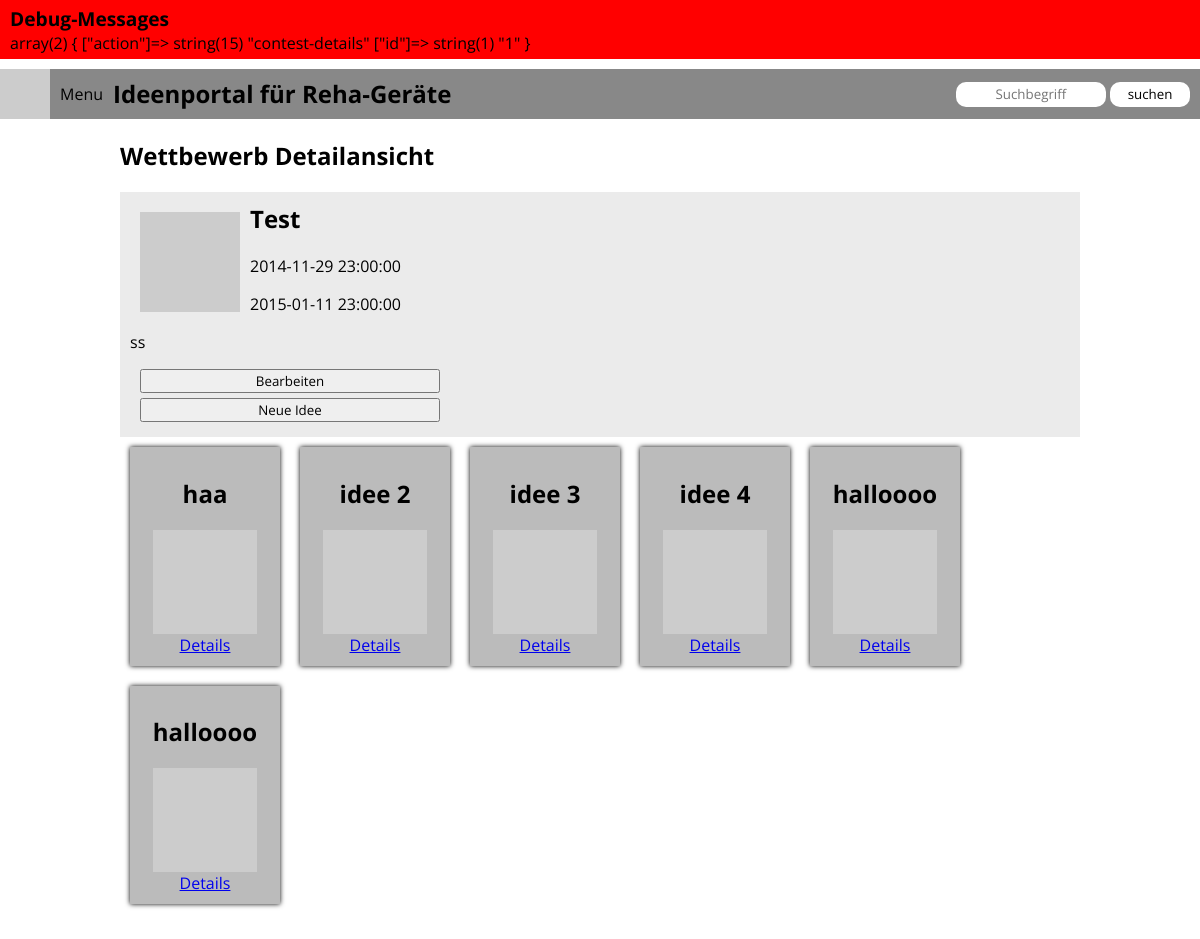
Page /index.php?action=contest-details&id=1 (signed in) on the committed database.
### tables this page shows
CREATE TABLE IF NOT EXISTS `Contest` (
  `id` INT NOT NULL AUTO_INCREMENT,
  `description` VARCHAR(500) NOT NULL,
  `name` VARCHAR(50) NOT NULL,
  `starts_at` TIMESTAMP NULL,
  `ends_at` TIMESTAMP NULL,
  `image_url` VARCHAR(70) NOT NULL,
  PRIMARY KEY (`id`),
  UNIQUE INDEX `id_UNIQUE` (`id` ASC));

CREATE TABLE IF NOT EXISTS `Idea` (
  `id` INT NOT NULL AUTO_INCREMENT,
  `contest_id` INT NOT NULL,
  `user_id` INT NOT NULL,
  `name` VARCHAR(45) NOT NULL,
  `description` VARCHAR(450) NOT NULL,
  `image_url` VARCHAR(70) NOT NULL,
  PRIMARY KEY (`id`),
  INDEX `id_idx` (`contest_id` ASC),
  INDEX `id_idx1` (`user_id` ASC));

### classes/controller.php (called while the page is built, shortened)
<?php
class Controller {
    public $request = null;
    private $action = '';
    public function __construct($request) {
        $this->request = $request;
        $this->action = !empty($request['action']) ? $request['action'] : 'login';
    }
    public function display() {
        $view = new View();
        $model = new Model();
        switch ($this->action) {
            case 'contest-details':
                if (isset($this->request["id"])) {
                    $view->setTemplate('contest-details');
                } else {
                    $view->setTemplate('contest-overview');
                }
                break;
        }
        return $view->loadTemplate();
    }
}
?>

### classes/model.php (called while the page is built, shortened)
<?php
class Model {
    public static function isLoggedIn() {
        if (isset($_SESSION["username"])) {
            return true;
        }
        return false;
    }
    public static function getContest($id) {
        $sql = "SELECT * FROM Contest WHERE id=$id";
        $result = mysql_query($sql);
        $entry = array(array("id", "description", "name", "starts_at", "ends_at", "image_url"));
        while ($row = mysql_fetch_array($result)) {
            $entry[] = $row;
        }
        unset($entry[0]);
        return $entry[1];
    }
    public static function getIdeaByContest($contestId) {
        $sql = "SELECT * FROM Idea WHERE contest_id=$contestId";
        $result = mysql_query($sql);
        $entries = array(array("id", "user_id", "name", "description", "image_url", "contest_id"));
        while ($row = mysql_fetch_array($result)) {
            $entries[] = $row;
        }
        unset($entries[0]);
        return $entries;
    }
}
?>

### classes/view.php (called while the page is built, shortened)
<?php
class View {
    private $path = 'templates';
    private $template = 'login';
    public function setTemplate($template = 'login') {
        $this->template = $template;
    }
    public function loadTemplate() {
        $tpl = $this->template;
        $file = $this->path . DIRECTORY_SEPARATOR . $tpl . '.php';
        if (file_exists($file)) {
            include $file;
            $output = ob_get_contents();
            return $output;
        } else {
            return 'could not find template';
        }
    }
}
?>

### templates/contest-details.php (the view, shortened to what this page needs)
<?php
include("partials/header.php");
?>
<main class="content-wrapper">
    <article class="inner-content-wrapper">
        <h2 class="title">Wettbewerb Detailansicht</h2>
        <?php
            global $controller;
            $request = $controller->request;
            $contestDetails = Model::getContest($request["id"]);
            $ideas = Model::getIdeaByContest($request["id"]);
        ?>
        <?php if (sizeof($contestDetails) != 0) : ?>
            <section class="entry">
                <img src="<?php echo $contestDetails["image_url"]; ?>" alt="<?php echo $contestDetails["name"]; ?>" />
                <h2><?php echo $contestDetails["name"]; ?></h2>
                <p class="starts_at"><?php echo $contestDetails["starts_at"]; ?></p>
                <p class="ends_at"><?php echo $contestDetails["ends_at"]; ?></p>
                <p class="description"><?php echo $contestDetails["description"]; ?></p>
                <input type="button" name="edit" value="Bearbeiten"
                       onClick="self.location.href='index.php?action=contest-edit&id=<?php echo $contestDetails["id"]; ?>'">
                <input type="button" name="new_idea" value="Neue Idee"
                       onClick="self.location.href='index.php?action=idea-new&id=<?php echo $contestDetails["id"]; ?>'">
            </section>
            <?php if (sizeof($ideas) != 0) : ?>
                <ul class="ideas-entries">
                    <?php
                    foreach($ideas as $item ) {
                        ?>
                        <li class="idea-entry">
                            <h2><?php echo $item["name"]; ?></h2>
                            <img class="idea-picture" src="<?php echo $item["image_url"]; ?>" alt="<?php echo $item["name"]; ?>"/>
                            <a href="index.php?action=idea-details&id=<?php echo $item["id"]; ?>" target="_self">Details</a>
                        </li>
                    <?php
                    }
                    ?>
                </ul>
            <?php endif; ?>
        <?php endif; ?>
    </article>
</main>

### index.php (shortened to what this page needs)
<!DOCTYPE HTML>
<html lang="de">
<head>
    <link href='css/main.css' rel='stylesheet' type='text/css'>
</head>
<body class="reha-tool">
<?php
include('classes/controller.php');
include('classes/model.php');
include('classes/view.php');
$request = array_merge($_GET, $_POST);
?>
<pre>
    <span>Debug-Messages</span>
    <?php var_dump($request); ?>
</pre>
<?php
$controller = new Controller($request);
echo $controller->display();
?>
</body>
</html>

### templates/partials/header.php (shortened to what this page needs)
<header class="head top clearfix">
    <a class="logo" href="index.php" target="_self"><img class="left logo" src="http://placehold.it/100x100" alt="Logo links"/></a>
    <nav>
        <ul class="nav-list">
            <li class="nav-item">
                Menu
            </li>
        </ul>
    </nav>
    <h1 class="lead-headline">Ideenportal für Reha-Geräte</h1>
    <form class="search-wrapper clearfix" action="index.php/?action=search" method="post">
        <input class="search-input" type="text" name="search" placeholder="Suchbegriff">
        <input class="search-send" type="submit" name="submit" value="suchen">
    </form>
</header>

### css/main.css (style rules this page uses)
body, html { width: 100%; height: 100%; margin: 0; }
body * { font-family: 'Open Sans', sans-serif; box-sizing: border-box; }
pre { padding: 5px 10px; margin: 0 0 10px 0; background: red; white-space: normal; font-size: 1em; }
pre span { margin: 0; padding: 0; font-size: 1.2em; font-weight: bold; display: block; }
input, textarea { width: 300px; display: block; margin: 5px 10px; }
.clearfix:before, .clearfix:after { content: ""; display: table; }
.clearfix:after { clear: both; }
.content-wrapper { width: 100%; height: 100%; }
.content-wrapper .inner-content-wrapper { width: 80%; margin: 0 auto; }
.head.top { position: relative; width: 100%; height: 50px; background: #888; }
.head .logo { position: relative; height: 100%; display: block; float: left; }
.head .logo img { height: 100%; }
.head nav { float: left; height: 100%; }
.head nav ul { float: left; margin: 0; padding: 0; height: 100%; background: #888; }
.head nav ul li { position: relative; float: left; margin: 0; height: 100%; line-height: 40px; list-style: none; padding: 5px 10px; cursor: pointer; }
.head .lead-headline { float: left; font-size: 1.5em; line-height: 50px; height: 100%; margin: 0; padding: 0; }
.head .search-wrapper { float: right; margin-right: 10px; }
.head .search-input, .head .search-send { display: inline-block; vertical-align: middle; padding: 0; height: 25px; margin: 12.5px 0 0; border-radius: 10px; text-align: center; width: 50px; }
.head .search-input { width: 150px; border: 0; outline: 0; }
.head .search-send { width: 80px; background: #fff; border: 0; cursor: pointer; }
.entry { padding: 10px; display: block; background: #ebebeb; }
.entry img { float: left; margin: 10px; }
.entry h2 { margin-top: 0; }
.ideas-entries { width: 100%; margin: 0; padding: 0; }
.ideas-entries:before, .ideas-entries:after { content: ""; display: table; }
.ideas-entries:after { clear: both; }
.ideas-entries li { float: left; width: 150px; padding: 10px; list-style: none; margin: 10px; text-align: center; background: #bbb; box-shadow: 0 0 5px #000; border-radius: 0; }
.ideas-entries li img { width: 80%; margin: 0 auto; display: block; }

### rows in the picture
contest: name "Test", starts_at "2014-11-29 23:00:00", ends_at "2015-01-11 23:00:00", description "ss"
idea: name "haa"
idea: name "idee 2"
idea: name "idee 3"
idea: name "idee 4"
idea: name "halloooo"
idea: name "halloooo"
